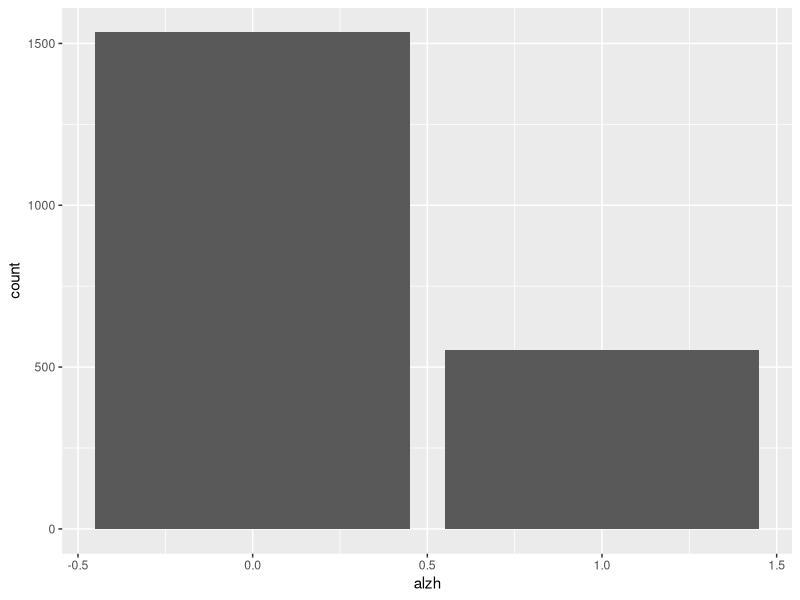
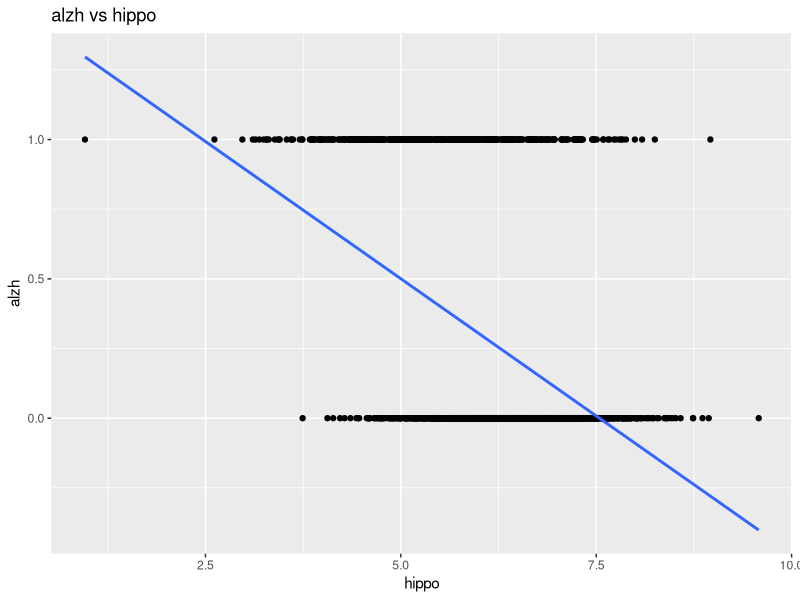
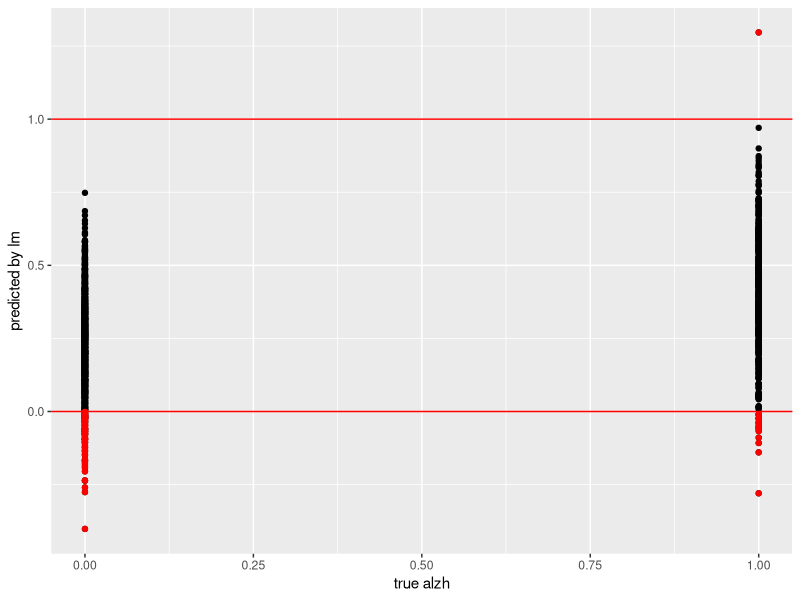
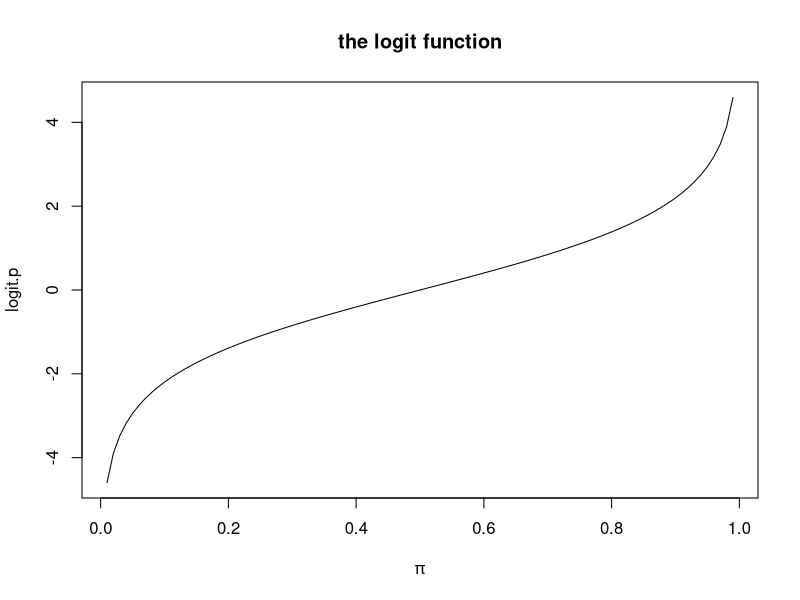
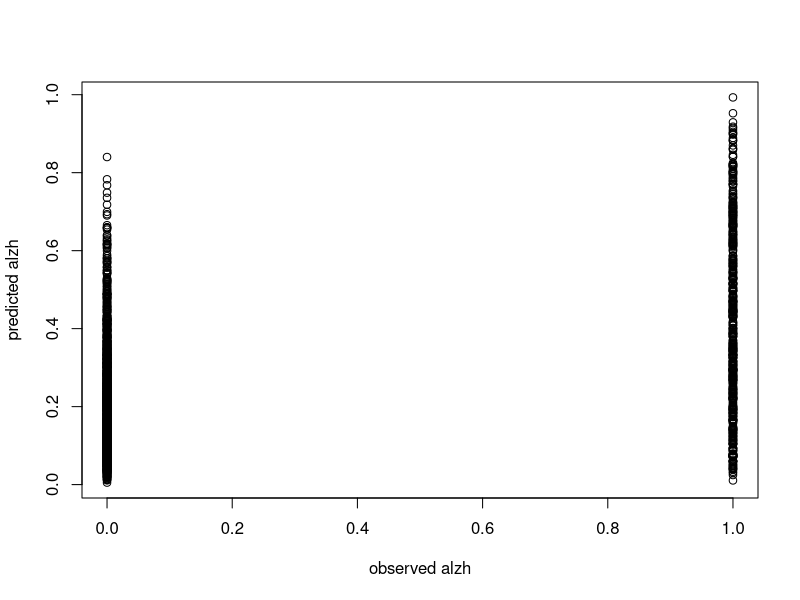
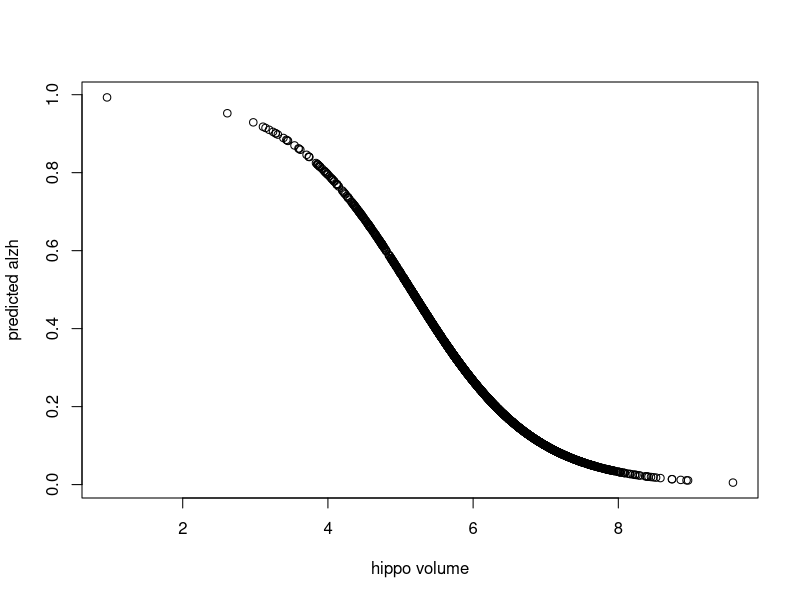

The R source for these figures, in order:
## ---- chunk 1
library(ggplot2)
library(tidyverse)
## ---- chunk 2
#| fig-align: center
#read, select variables
#remove impaired, and define new variables
alzheimer_data <- read.csv('data/alzheimer_data.csv') %>% 
  select(id, diagnosis, age, educ, female, height, weight, lhippo, rhippo) %>%
  filter(diagnosis!=1) %>%
  mutate(alzh=(diagnosis>0)*1, female = as.factor(female), hippo=lhippo+rhippo) 

table(alzheimer_data$alzh)
ggplot(data=alzheimer_data, aes(x=alzh)) +
  geom_bar()
## ---- chunk 3
#| fig-align: center
ggplot(data=alzheimer_data, aes(x=hippo, y=alzh)) +
  geom_point() +
  geom_smooth(method='lm', se=FALSE) +
  labs(title="alzh vs hippo")
## ---- chunk 4
#| fig-align: center
alzh.lm=lm(alzh ~ hippo, data=alzheimer_data)
#add lm.pred variable
alzheimer_data$lm.pred=predict(alzh.lm)
#add red flags
alzheimer_data$lm.pred.red = alzheimer_data$lm.pred
alzheimer_data$lm.pred.red[alzheimer_data$lm.pred<1 &
                             alzheimer_data$lm.pred>0]=NA
ggplot(alzheimer_data) +
  geom_point(aes(x=alzh, y=lm.pred)) +
  geom_point(aes(x=alzh, y=lm.pred.red), col="red") +
  geom_hline(yintercept = c(0,1), col='red') +
  labs(x="true alzh", y="predicted by lm")
## ---- chunk 5
#| fig-align: center
p=seq(0.01, 0.99, 0.01)
logit.p=log(p/(1-p))
plot(p, logit.p, type="l", xlab=expression(pi), main="the logit function")
## ---- chunk 6
alzh.logistic=glm(alzh ~ hippo, family="binomial", data=alzheimer_data)
summary(alzh.logistic) %>% coefficients()
## ---- chunk 7
confint.default(alzh.logistic)[2,]
exp(confint.default(alzh.logistic)[2,])
## ---- chunk 8
1-exp(confint.default(alzh.logistic))[2,]
## ---- chunk 9
summary(alzh.logistic) %>% coefficients()
## ---- chunk 10
#| fig-align: center
plot(alzheimer_data$alzh, predict(alzh.logistic, type="response"),
     xlab="observed alzh", ylab="predicted alzh")
## ---- chunk 11
#| fig-align: center
plot(alzheimer_data$hippo, predict(alzh.logistic, type="response"),
     xlab="hippo volume", ylab="predicted alzh")
## ---- chunk 12
alzh.glm.multi = glm(alzh ~ age + female + educ, family=binomial, data=alzheimer_data)
summary(alzh.glm.multi)$coefficients
## ---- chunk 13
confint.default(alzh.glm.multi)[2,]
exp(confint.default(alzh.glm.multi)[2,])-1
## ---- chunk 14
10*confint.default(alzh.glm.multi)[2,]
exp(10*confint.default(alzh.glm.multi)[2,])-1
## ---- chunk 15
summary(alzh.glm.multi)$coefficients[-1,]
